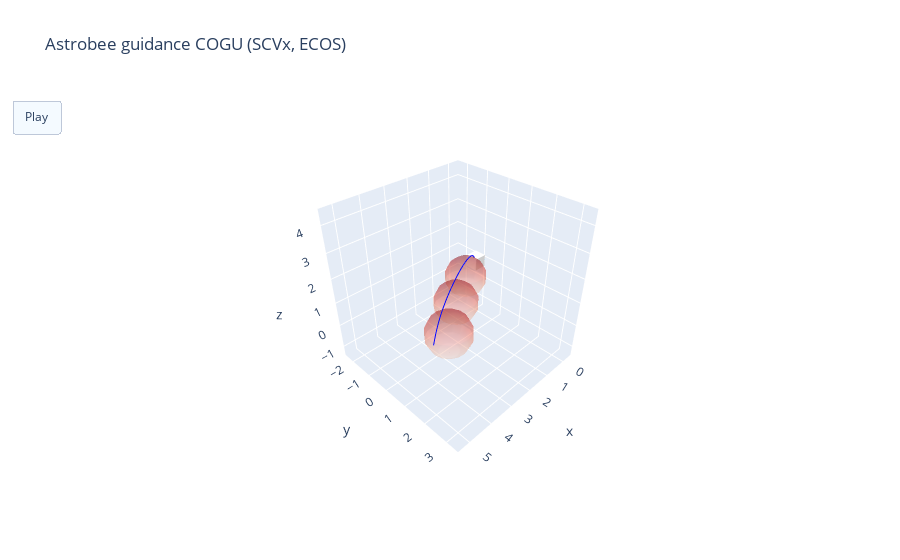

Source (notebook cell):
### Code cell
import numpy as np
import plotly.graph_objs as go
from scipy.spatial.transform import Rotation as R

def create_cube(center, size, quaternion):
    """Creates a rotated cube using a quaternion."""
    half = size / 2.0
    vertices = np.array([  # Cube vertices
        [-half, -half, -half], [half, -half, -half], [half, half, -half], [-half, half, -half],
        [-half, -half, half], [half, -half, half], [half, half, half], [-half, half, half]
    ])

    # Apply rotation using quaternion
    r = R.from_quat(quaternion)
    rotated_vertices = r.apply(vertices) + center

    # Cube faces (each face as a set of 4 vertices)
    faces = [
        [0, 1, 2, 3], [4, 5, 6, 7], [0, 1, 5, 4],
        [2, 3, 7, 6], [0, 3, 7, 4], [1, 2, 6, 5]
    ]

    # Define mesh faces for the cube
    i_faces = [face[0] for face in faces]
    j_faces = [face[1] for face in faces]
    k_faces = [face[2] for face in faces]
    i_faces += [face[0] for face in faces]
    j_faces += [face[2] for face in faces]
    k_faces += [face[3] for face in faces]

    # Mesh3d for the cube (white cube)
    cube = go.Mesh3d(
        x=rotated_vertices[:, 0], y=rotated_vertices[:, 1], z=rotated_vertices[:, 2],
        i=i_faces, j=j_faces, k=k_faces, opacity=1.0, color='white'
    )

    # Create "eyes" (small blue circles) on the cube's faces
    eye_radius = 0.1
    eye_positions = [
        [half,0.13,0], [half,-0.13,0]
    ]

    # Apply rotation to eye positions
    rotated_eye_positions = r.apply(eye_positions) + center

    eye_spheres = []
    for pos in rotated_eye_positions:
        u, v = np.mgrid[0:2*np.pi:10j, 0:np.pi:5j]
        x_eye = eye_radius * np.cos(u) * np.sin(v) + pos[0]
        y_eye = eye_radius * np.sin(u) * np.sin(v) + pos[1]
        z_eye = eye_radius * np.cos(v) + pos[2]

        # Crear una matriz de color uniforme (por ejemplo, azul con un solo valor)
        color_value = np.full_like(x_eye, 0.5)  # 0.5 es un tono de azul en la escala

        eye_spheres.append(go.Surface(
            x=x_eye, y=y_eye, z=z_eye, surfacecolor=color_value,
            colorscale=[[0, 'deepskyblue'], [1, 'deepskyblue']], opacity=1.0, showscale=False
        ))

    return cube, eye_spheres

def create_spheres(spheres):
    """Creates spheres as surfaces."""
    sphere_traces = []
    for sphere in spheres:
        h, rc = sphere['h'], sphere['rc']
        u, v = np.mgrid[0:2*np.pi:16j, 0:np.pi:8j]
        x_sphere = rc * np.cos(u) * np.sin(v) + h[0]
        y_sphere = rc * np.sin(u) * np.sin(v) + h[1]
        z_sphere = rc * np.cos(v) + h[2]
        sphere_traces.append(go.Surface(
            x=x_sphere, y=y_sphere, z=z_sphere, colorscale='Reds', opacity=0.3, showscale=False
        ))
    return sphere_traces

def plot_3d_trajectory_with_cube(x_value, spheres):
    quaternions = x_value[6:10, :]
    x_traj, y_traj, z_traj = x_value[0, :], x_value[1, :], x_value[2, :]

    trace_trajectory = go.Scatter3d(x=x_traj, y=y_traj, z=z_traj, mode='lines',
                                    line=dict(color='blue', width=2))

    # Set axis limits with uniform scaling
    padding = 0.5
    max_range = max(max(x_traj) - min(x_traj), max(y_traj) - min(y_traj), max(z_traj) - min(z_traj)) / 2
    mid_x, mid_y, mid_z = (max(x_traj) + min(x_traj)) / 2, (max(y_traj) + min(y_traj)) / 2, (max(z_traj) + min(z_traj)) / 2
    x_range = [mid_x - max_range - padding, mid_x + max_range + padding]
    y_range = [mid_y - max_range - padding, mid_y + max_range + padding]
    z_range = [mid_z - max_range - padding, mid_z + max_range + padding]

    # Initial cube (white with blue eyes)
    cube, eye_spheres = create_cube([x_traj[0], y_traj[0], z_traj[0]], 0.5, quaternions[:, 0])

    # Initial spheres
    sphere_traces = create_spheres(spheres)

    # Animation frames
    frames = [
        go.Frame(data=[
            go.Scatter3d(x=x_traj, y=y_traj, z=z_traj, mode='lines',
                         marker=dict(size=2, color='blue')),
            create_cube([x_traj[k], y_traj[k], z_traj[k]], 0.5, quaternions[:, k])[0],
        ] + create_spheres(spheres) + create_cube([x_traj[k], y_traj[k], z_traj[k]], 0.5, quaternions[:, k])[1])
        for k in range(len(x_traj))
    ]

    layout = go.Layout(
        title='Astrobee guidance COGU (SCVx, ECOS)',
        scene=dict(
            xaxis_title='x', yaxis_title='y', zaxis_title='z',
            xaxis=dict(range=x_range, autorange=False),
            yaxis=dict(range=y_range, autorange=False),
            zaxis=dict(range=z_range, autorange=False),
            aspectmode='cube',  # Ensures correct proportions
            camera=dict(eye=dict(x=1.5, y=1.5, z=1.5))  # Adjust camera view for better visibility
        ),
        updatemenus=[dict(type='buttons', buttons=[dict(label='Play', method='animate',
                                                       args=[None, dict(frame=dict(duration=50, redraw=True),
                                                                        fromcurrent=True)])])])

    fig = go.Figure(data=[trace_trajectory, cube] + sphere_traces + eye_spheres, layout=layout, frames=frames)
    fig.show()

spheres = [
    {'h': c_obs1_double, 'rc': d_obs1_double},
    {'h': c_obs2_double, 'rc': d_obs2_double},
    {'h': c_obs3_double, 'rc': d_obs3_double}
]

plot_3d_trajectory_with_cube(x_value, spheres)
